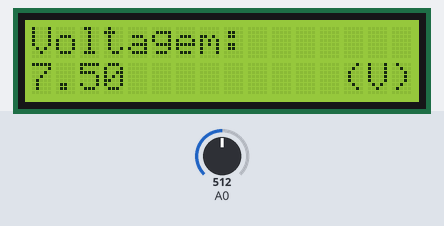
Simulated run of this sketch. Board: Arduino Uno, built with avr-gcc and run on an emulated ATmega328P. Parts: 16×2 character LCD. Inputs (shaded band) come from the test bench; at power-on: A0 = 512.

Above: at 6.2 s.
6.3 s: A0 set to 716
At 6.9 s:
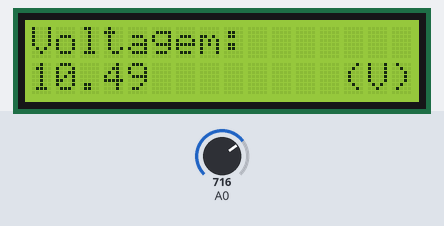
7.9 s: A0 set to 900
At 8.9 s:
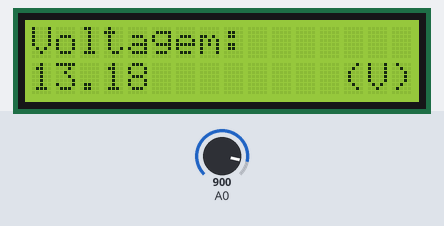
10.0 s: A0 set to 1023
At 12.0 s:
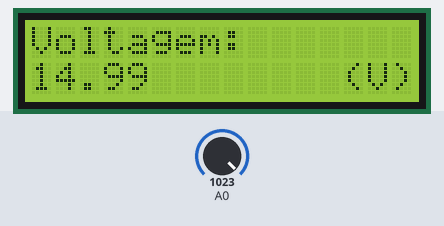
Timing chart, 0 to 13.5 s (numbered marks = the images above; inputs shaded):
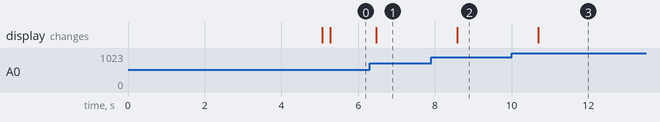

Measured:
- after the input at 6.3 s, the display: changes after 0.17 s (image 1)
- after the input at 7.9 s, the display: changes after 0.68 s (image 2)
- after the input at 10.0 s, the display: changes after 0.69 s (image 3)

The sketch:

ProjetoEsolar.ino
```cpp
/*
     Arduino Voltímetro
     Projeto Painel Solar com medidor de Tensao
     TCC Erika Nenes
 */

#include <LiquidCrystal.h>
LiquidCrystal lcd(12, 11, 5, 4, 3, 2);
float lectura;
float voltaje=0;

void setup() {
  lcd.begin(16, 2);
  lcd.setCursor(0,0);
  lcd.setCursor(5,0);
  lcd.print("Projeto");
  lcd.setCursor(5,1);
  lcd.print("E-Solar");
  delay(5000);
  lcd.clear();
  Serial.begin(9600);
}

void loop() {

   lectura_voltios(1,2);
   lcd.setCursor(0,0);
   lcd.print("Voltagem:");
   lcd.setCursor(13, 1);
   lcd.print("(V)");
   delay(500);

}
void lectura_voltios(float unidad, int decimales)
{
  lectura=analogRead(0);
  voltaje = ((5*float(lectura))/1024);
  lcd.setCursor(0, 1);
  lcd.print(float(voltaje)*3*unidad,decimales);
  delay(200);
}
```
